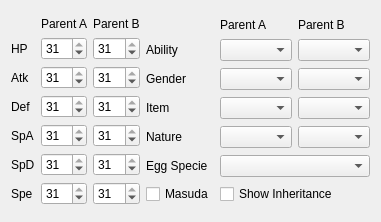
<?xml version="1.0" encoding="UTF-8"?>
<ui version="4.0">
 <class>EggSettings</class>
 <widget class="QWidget" name="EggSettings">
  <property name="geometry">
   <rect>
    <x>0</x>
    <y>0</y>
    <width>373</width>
    <height>222</height>
   </rect>
  </property>
  <layout class="QGridLayout" name="gridLayout">
   <item row="0" column="0">
    <layout class="QGridLayout" name="gridLayout_3">
     <item row="0" column="2">
      <widget class="QLabel" name="labelParentBIVs">
       <property name="sizePolicy">
        <sizepolicy hsizetype="Preferred" vsizetype="Fixed">
         <horstretch>0</horstretch>
         <verstretch>0</verstretch>
        </sizepolicy>
       </property>
       <property name="text">
        <string>Parent B</string>
       </property>
      </widget>
     </item>
     <item row="5" column="0">
      <widget class="QLabel" name="labelSpD">
       <property name="text">
        <string>SpD</string>
       </property>
      </widget>
     </item>
     <item row="2" column="0">
      <widget class="QLabel" name="labelAtk">
       <property name="text">
        <string>Atk</string>
       </property>
      </widget>
     </item>
     <item row="0" column="1">
      <widget class="QLabel" name="labelParentAIVs">
       <property name="sizePolicy">
        <sizepolicy hsizetype="Preferred" vsizetype="Fixed">
         <horstretch>0</horstretch>
         <verstretch>0</verstretch>
        </sizepolicy>
       </property>
       <property name="text">
        <string>Parent A</string>
       </property>
      </widget>
     </item>
     <item row="3" column="0">
      <widget class="QLabel" name="labelDef">
       <property name="text">
        <string>Def</string>
       </property>
      </widget>
     </item>
     <item row="1" column="0">
      <widget class="QLabel" name="labelHP">
       <property name="text">
        <string>HP</string>
       </property>
      </widget>
     </item>
     <item row="1" column="1">
      <widget class="QSpinBox" name="spinBoxParentAHP">
       <property name="maximum">
        <number>31</number>
       </property>
       <property name="value">
        <number>31</number>
       </property>
      </widget>
     </item>
     <item row="3" column="1">
      <widget class="QSpinBox" name="spinBoxParentADef">
       <property name="maximum">
        <number>31</number>
       </property>
       <property name="value">
        <number>31</number>
       </property>
      </widget>
     </item>
     <item row="6" column="2">
      <widget class="QSpinBox" name="spinBoxParentBSpe">
       <property name="maximum">
        <number>31</number>
       </property>
       <property name="value">
        <number>31</number>
       </property>
      </widget>
     </item>
     <item row="4" column="2">
      <widget class="QSpinBox" name="spinBoxParentBSpA">
       <property name="maximum">
        <number>31</number>
       </property>
       <property name="value">
        <number>31</number>
       </property>
      </widget>
     </item>
     <item row="3" column="2">
      <widget class="QSpinBox" name="spinBoxParentBDef">
       <property name="maximum">
        <number>31</number>
       </property>
       <property name="value">
        <number>31</number>
       </property>
      </widget>
     </item>
     <item row="5" column="1">
      <widget class="QSpinBox" name="spinBoxParentASpD">
       <property name="maximum">
        <number>31</number>
       </property>
       <property name="value">
        <number>31</number>
       </property>
      </widget>
     </item>
     <item row="2" column="2">
      <widget class="QSpinBox" name="spinBoxParentBAtk">
       <property name="maximum">
        <number>31</number>
       </property>
       <property name="value">
        <number>31</number>
       </property>
      </widget>
     </item>
     <item row="1" column="2">
      <widget class="QSpinBox" name="spinBoxParentBHP">
       <property name="maximum">
        <number>31</number>
       </property>
       <property name="value">
        <number>31</number>
       </property>
      </widget>
     </item>
     <item row="4" column="1">
      <widget class="QSpinBox" name="spinBoxParentASpA">
       <property name="maximum">
        <number>31</number>
       </property>
       <property name="value">
        <number>31</number>
       </property>
      </widget>
     </item>
     <item row="5" column="2">
      <widget class="QSpinBox" name="spinBoxParentBSpD">
       <property name="maximum">
        <number>31</number>
       </property>
       <property name="value">
        <number>31</number>
       </property>
      </widget>
     </item>
     <item row="6" column="0">
      <widget class="QLabel" name="labelSpe">
       <property name="text">
        <string>Spe</string>
       </property>
      </widget>
     </item>
     <item row="6" column="1">
      <widget class="QSpinBox" name="spinBoxParentASpe">
       <property name="maximum">
        <number>31</number>
       </property>
       <property name="value">
        <number>31</number>
       </property>
      </widget>
     </item>
     <item row="2" column="1">
      <widget class="QSpinBox" name="spinBoxParentAAtk">
       <property name="maximum">
        <number>31</number>
       </property>
       <property name="value">
        <number>31</number>
       </property>
      </widget>
     </item>
     <item row="4" column="0">
      <widget class="QLabel" name="labelSpA">
       <property name="text">
        <string>SpA</string>
       </property>
      </widget>
     </item>
    </layout>
   </item>
   <item row="0" column="1">
    <layout class="QGridLayout" name="gridLayout_2">
     <item row="2" column="1">
      <widget class="QComboBox" name="comboBoxParentAGender"/>
     </item>
     <item row="4" column="0">
      <widget class="QLabel" name="labelNature">
       <property name="text">
        <string>Nature</string>
       </property>
      </widget>
     </item>
     <item row="0" column="2">
      <widget class="QLabel" name="labelParentB">
       <property name="sizePolicy">
        <sizepolicy hsizetype="Preferred" vsizetype="Fixed">
         <horstretch>0</horstretch>
         <verstretch>0</verstretch>
        </sizepolicy>
       </property>
       <property name="text">
        <string>Parent B</string>
       </property>
      </widget>
     </item>
     <item row="1" column="0">
      <widget class="QLabel" name="labelAbility">
       <property name="text">
        <string>Ability</string>
       </property>
      </widget>
     </item>
     <item row="2" column="2">
      <widget class="QComboBox" name="comboBoxParentBGender"/>
     </item>
     <item row="2" column="0">
      <widget class="QLabel" name="labelGender">
       <property name="text">
        <string>Gender</string>
       </property>
      </widget>
     </item>
     <item row="6" column="1" colspan="2">
      <widget class="QCheckBox" name="checkBoxShowInheritance">
       <property name="text">
        <string>Show Inheritance</string>
       </property>
      </widget>
     </item>
     <item row="3" column="2">
      <widget class="ComboBox" name="comboBoxParentBItem"/>
     </item>
     <item row="6" column="0">
      <widget class="QCheckBox" name="checkBoxMasuda">
       <property name="text">
        <string>Masuda</string>
       </property>
      </widget>
     </item>
     <item row="3" column="1">
      <widget class="ComboBox" name="comboBoxParentAItem"/>
     </item>
     <item row="3" column="0">
      <widget class="QLabel" name="labelItem">
       <property name="text">
        <string>Item</string>
       </property>
      </widget>
     </item>
     <item row="4" column="2">
      <widget class="QComboBox" name="comboBoxParentBNature"/>
     </item>
     <item row="5" column="1" colspan="2">
      <widget class="ComboBox" name="comboBoxEggSpecie"/>
     </item>
     <item row="1" column="1">
      <widget class="QComboBox" name="comboBoxParentAAbility"/>
     </item>
     <item row="5" column="0">
      <widget class="QLabel" name="labelEggSpecie">
       <property name="text">
        <string>Egg Specie</string>
       </property>
      </widget>
     </item>
     <item row="4" column="1">
      <widget class="QComboBox" name="comboBoxParentANature"/>
     </item>
     <item row="1" column="2">
      <widget class="QComboBox" name="comboBoxParentBAbility"/>
     </item>
     <item row="0" column="1">
      <widget class="QLabel" name="labelParentA">
       <property name="sizePolicy">
        <sizepolicy hsizetype="Preferred" vsizetype="Fixed">
         <horstretch>0</horstretch>
         <verstretch>0</verstretch>
        </sizepolicy>
       </property>
       <property name="text">
        <string>Parent A</string>
       </property>
      </widget>
     </item>
    </layout>
   </item>
  </layout>
 </widget>
 <customwidgets>
  <customwidget>
   <class>ComboBox</class>
   <extends>QComboBox</extends>
   <header>Form/Controls/ComboBox.hpp</header>
  </customwidget>
 </customwidgets>
 <tabstops>
  <tabstop>spinBoxParentAHP</tabstop>
  <tabstop>spinBoxParentBHP</tabstop>
  <tabstop>spinBoxParentAAtk</tabstop>
  <tabstop>spinBoxParentBAtk</tabstop>
  <tabstop>spinBoxParentADef</tabstop>
  <tabstop>spinBoxParentBDef</tabstop>
  <tabstop>spinBoxParentASpA</tabstop>
  <tabstop>spinBoxParentBSpA</tabstop>
  <tabstop>spinBoxParentASpD</tabstop>
  <tabstop>spinBoxParentBSpD</tabstop>
  <tabstop>spinBoxParentASpe</tabstop>
  <tabstop>spinBoxParentBSpe</tabstop>
  <tabstop>comboBoxParentAAbility</tabstop>
  <tabstop>comboBoxParentBAbility</tabstop>
  <tabstop>comboBoxParentAGender</tabstop>
  <tabstop>comboBoxParentBGender</tabstop>
  <tabstop>comboBoxParentAItem</tabstop>
  <tabstop>comboBoxParentBItem</tabstop>
  <tabstop>comboBoxParentANature</tabstop>
  <tabstop>comboBoxParentBNature</tabstop>
  <tabstop>comboBoxEggSpecie</tabstop>
  <tabstop>checkBoxMasuda</tabstop>
  <tabstop>checkBoxShowInheritance</tabstop>
 </tabstops>
 <resources/>
 <connections/>
</ui>
